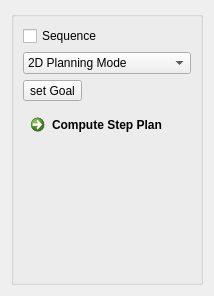
<?xml version="1.0" encoding="UTF-8"?>
<ui version="4.0">
 <class>PlanningWidget</class>
 <widget class="QWidget" name="PlanningWidget">
  <property name="geometry">
   <rect>
    <x>0</x>
    <y>0</y>
    <width>210</width>
    <height>296</height>
   </rect>
  </property>
  <property name="windowTitle">
   <string>Form</string>
  </property>
  <layout class="QVBoxLayout" name="verticalLayout">
   <item>
    <widget class="QGroupBox" name="planningGroupBox">
     <property name="title">
      <string/>
     </property>
     <layout class="QVBoxLayout" name="verticalLayout_2">
      <item>
       <widget class="QCheckBox" name="sequenceCheckBox">
        <property name="text">
         <string>Sequence</string>
        </property>
        <property name="shortcut">
         <string>S</string>
        </property>
       </widget>
      </item>
      <item>
       <widget class="QComboBox" name="planningModeComboBox">
        <item>
         <property name="text">
          <string>2D Planning Mode</string>
         </property>
        </item>
        <item>
         <property name="text">
          <string>3D Planning Mode</string>
         </property>
        </item>
       </widget>
      </item>
      <item>
       <widget class="QToolButton" name="planningSetGoalToolButton">
        <property name="text">
         <string>set Goal</string>
        </property>
        <property name="checkable">
         <bool>true</bool>
        </property>
        <property name="toolButtonStyle">
         <enum>Qt::ToolButtonTextUnderIcon</enum>
        </property>
       </widget>
      </item>
      <item>
       <widget class="QCommandLinkButton" name="planningComputeCommandLinkButton">
        <property name="text">
         <string>Compute Step Plan</string>
        </property>
       </widget>
      </item>
      <item>
       <spacer name="verticalSpacer">
        <property name="orientation">
         <enum>Qt::Vertical</enum>
        </property>
        <property name="sizeHint" stdset="0">
         <size>
          <width>20</width>
          <height>40</height>
         </size>
        </property>
       </spacer>
      </item>
     </layout>
    </widget>
   </item>
  </layout>
 </widget>
 <resources/>
 <connections/>
</ui>
